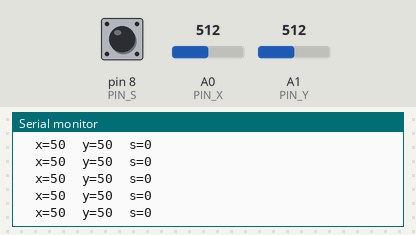
Simulated run of this sketch. Board: Arduino Uno, built with avr-gcc and run on an emulated ATmega328P. On the bench: the last lines printed to the serial monitor. The inputs (shaded band) are chosen by the test bench; at power-on: A0 (PIN_X) = 512, A1 (PIN_Y) = 512, pin 8 (PIN_S) HIGH.

Above: at 1.2 s.
1.3 s: A0 (PIN_X) set to 108
At 2.3 s:
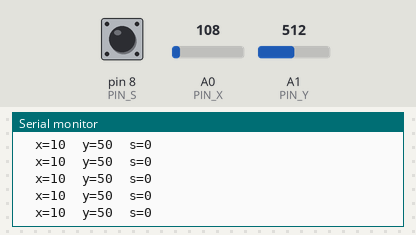
4.3 s: A0 (PIN_X) set to 97
At 5.4 s:
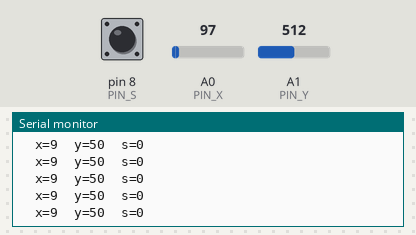
7.3 s: A1 (PIN_Y) set to 114
At 8.4 s:
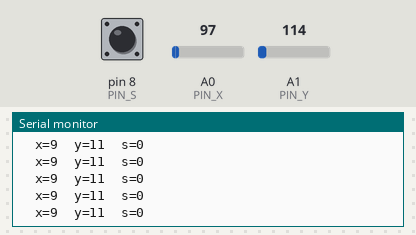
8.8 s: A1 (PIN_Y) set to 93
At 9.9 s:
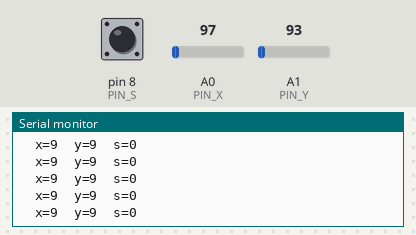
Timing chart, 0 to 11.8 s (numbered marks = the images above; inputs shaded):
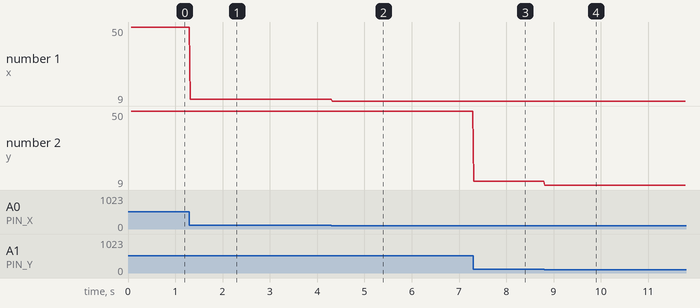

Measured:
- after the input at 1.3 s, the serial monitor: prints a new line at once (image 1)
- after the input at 4.3 s, the serial monitor: prints a new line at once (image 2)
- after the input at 7.3 s, the serial monitor: prints a new line at once (image 3)
- after the input at 8.8 s, the serial monitor: prints a new line at once (image 4)
- plotted number 1: 50 → 10 after the input at 1.3 s, 10 → 9 after the input at 4.3 s
- plotted number 2: 50 → 11 after the input at 7.3 s

The sketch:

test_joystick_v01r01.ino
```cpp
// (licence header left out)
// ******************** DEFINES
#define sersetup()  Serial.begin(9600)
#define pr(x)  Serial.print(x)
#define prln(x)  Serial.println(x)
#define prf(x)  Serial.print(F(x))
#define prfln(x)  Serial.println(F(x))

// ******************** WARNINGS
// ******************** CONSTANTS
// ******************** VARIABLES
// ******************** FUNCTIONS

// ******************** ARDUINO
void setup() {
  sersetup();
  joysetup();
  prf("\r\ntest joystick v.01.01 (C) Copyright 2016 by Antonio Curci\r\n");
}

void loop() {
  prf("  x=");pr(joyinx());
  prf("  y=");pr(joyiny());
  prf("  s=");pr(joyins());
  prln();
  delay(20);
}
```

joystick.ino
```cpp
// (licence header left out)
// ******************** WARNINGS

// ******************** LIBRARIES

// ******************** DEFINES

// ******************** CONSTANTS
// PIN
const byte
  PIN_X=A0,
  PIN_Y=A1,
  PIN_S=8;    // use PULLUP resistor (inverted logic)

// ******************** VARIABLES
boolean jen;    // enabled

// ******************** FUNCTIONS
void joysetup() {pinMode(PIN_S,INPUT_PULLUP);joyen(true);}
void joyen(bool f) {jen=f;}
bool joyena()  {return jen;}
byte joyinx() {return analogRead(PIN_X)/10.23;}
byte joyiny() {return analogRead(PIN_Y)/10.23;}
bool joyins() {return !digitalRead(PIN_S);}
```
